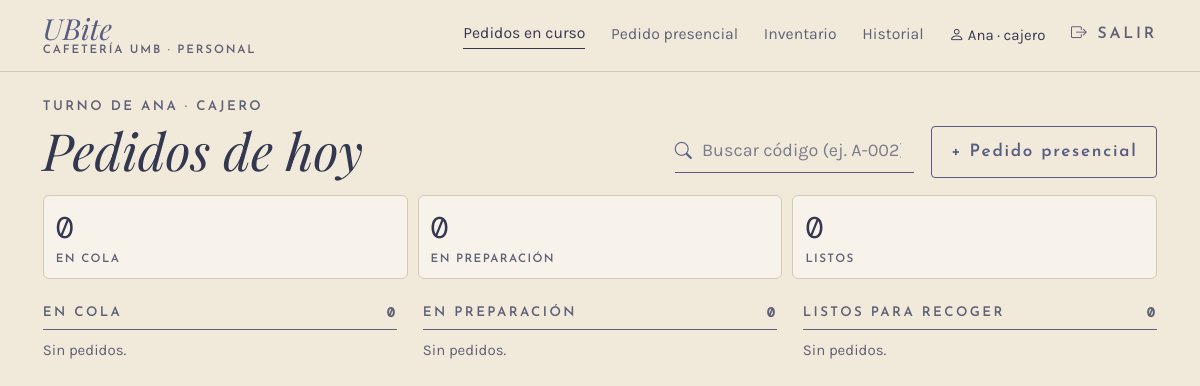
Screenshot of /caja/ (signed in) with the database file from the repository.
### app/models.py (models this page shows, shortened)
class Usuario(UserMixin, db.Model):
    __tablename__ = "usuario"
    __table_args__ = (
        db.CheckConstraint("rol IN ('cajero', 'administrador')", name="ck_usuario_rol"),
    )
    id_usuario = db.Column(db.Integer, primary_key=True, autoincrement=True)
    nombre = db.Column(db.Text, nullable=False)
    rol = db.Column(db.Text, nullable=False)
    username = db.Column(db.Text, nullable=False, unique=True)
    password_hash = db.Column(db.Text, nullable=False)
    activo = db.Column(db.Boolean, nullable=False, default=True)
    @property
    def is_active(self):
        return bool(self.activo)

### app/routes/caja.py (the view)
@bp.route("/")
@rol_requerido(*PERSONAL)
def cola():
    pedidos = servicios.cola_activa()
    columnas = {e: [p for p in pedidos if p.estado == e] for e in servicios.ACTIVOS}
    buscar = request.args.get("buscar", "").strip()
    encontrado = servicios.buscar_pedido(buscar) if buscar else None
    return render_template("caja/cola.html", columnas=columnas, buscar=buscar,
                           encontrado=encontrado)

### app/__init__.py (called while the page is built)
@login_manager.user_loader
def cargar_usuario(id_usuario):
    from .models import Usuario
    u = db.session.get(Usuario, int(id_usuario))
    return u if u is not None and u.activo else None

### app/database.py (called while the page is built)
@event.listens_for(Engine, "begin")
def _iniciar(conexion):
    conexion.exec_driver_sql("BEGIN IMMEDIATE" if _escritura.get() else "BEGIN")

### app/routes/__init__.py (called while the page is built)
def rol_requerido(*roles):
    def decorador(vista):
        @wraps(vista)
        @login_required
        def envoltura(*args, **kwargs):
            if current_user.rol not in roles:
                abort(403)
            return vista(*args, **kwargs)
        return envoltura
    return decorador

def datos_menu():
    if not current_user.is_authenticated:
        return {}
    from flask import request
    admin = current_user.rol == "administrador"
    seccion = request.endpoint
    if seccion and seccion.startswith("inventario."):
        seccion = "inventario.lista"
    elif seccion in ("admin.usuario", "admin.nuevo_usuario", "admin.editar_usuario", "admin.eliminar_usuario"):
        seccion = "admin.usuarios"
    return {"es_admin": admin, "seccion": seccion,
            "menu_personal": MENU_ADMIN if admin else MENU_CAJERO,
            "menu_inferior": INFERIOR_ADMIN if admin else INFERIOR_CAJERO}

### app/routes/cliente.py (called while the page is built)
@bp.app_context_processor
def datos_carrito():
    carrito = session.get("carrito", {})
    return {"unidades_carrito": sum(carrito.values())}

### app/servicios.py (called while the page is built)
def cola_activa():
    pagado = exists().where(Pago.id_pedido == Pedido.id_pedido, Pago.estado == "aprobado")
    return (Pedido.query.filter(Pedido.estado.in_(ACTIVOS))
            .order_by(case((pagado, 0), else_=1), Pedido.fecha_hora).all())

### app/templates/caja/cola.html (shortened to what this page needs)
{% extends "caja/_base.html" %}
{% set titulos = {"en_cola": "En cola", "en_preparacion": "En preparación", "listo": "Listos para recoger"} %}
{% set cortos = {"en_cola": "En cola", "en_preparacion": "En preparación", "listo": "Listos"} %}
{% block panel %}
<div class="d-flex flex-wrap justify-content-between align-items-end gap-3 mb-3">
  <div>
    <p class="etiqueta mb-1">Turno de {{ current_user.nombre.split(' ')[0] }} · {{ current_user.rol }}</p>
    <h1 class="titulo display-5 mb-0">Pedidos de hoy</h1>
  </div>
  <div class="d-flex flex-wrap gap-3 align-items-center">
    <form method="get" class="campo-icono buscador"><i class="bi bi-search"></i>
      <input class="form-control linea-campo" name="buscar" value="{{ buscar }}" placeholder="Buscar código (ej. A-002)">
    </form>
    <a class="btn btn-contorno d-none d-lg-inline-block" href="{{ url_for('caja.presencial') }}">+ Pedido presencial</a>
  </div>
</div>
<div class="resumen-estados mb-4">
  {% for estado, pedidos in columnas.items() %}
  <a href="#col-{{ estado }}" class="tarjeta"><span class="mono fs-3">{{ pedidos|length }}</span><span class="etiqueta">{{ cortos[estado] }}</span></a>
  {% endfor %}
</div>
<div class="row g-4">
  {% for estado, pedidos in columnas.items() %}
  <section class="col-lg-4 columna-cola" id="col-{{ estado }}">
    <h2 class="etiqueta"><span>{{ titulos[estado] }}</span><span class="mono">{{ pedidos|length }}</span></h2>
    {% for p in pedidos %}{{ tarjeta(p) }}{% else %}<p class="small suave">Sin pedidos.</p>{% endfor %}
  </section>
  {% endfor %}
</div>
{% endblock %}

### app/templates/caja/_base.html (shortened to what this page needs)
{% extends "base.html" %}
{% block clase_main %}{{ 'con-lateral' if es_admin }} container-xl py-4 con-barra-inferior{% endblock %}
{% block encabezado %}
<header class="barra {{ 'd-lg-none' if es_admin }}">
  <div class="container-xl d-flex justify-content-between align-items-center">
    <a class="marca {% if titulo_barra %}d-none d-lg-inline-block{% endif %}" href="{{ url_for(menu_personal[0][0]) }}">
      <span class="nombre">UBite</span><span class="sub">Cafetería UMB · Personal</span>
    </a>
    {% if not es_admin %}
    <nav class="nav-personal d-none d-lg-flex gap-4 align-items-center">
      {% for ruta, texto, _ in menu_personal %}
      <a href="{{ url_for(ruta) }}" class="{{ 'activo' if seccion == ruta }}">{{ texto }}</a>
      {% endfor %}
      <span class="small"><i class="bi bi-person"></i> {{ current_user.nombre.split(' ')[0] }} · {{ current_user.rol }}</span>
      <a href="{{ url_for('auth.salir') }}" class="etiqueta"><i class="bi bi-box-arrow-right"></i> Salir</a>
    </nav>
    {% endif %}
  </div>
</header>
{% endblock %}
{% block contenido %}
{% block panel %}{% endblock %}
{% endblock %}

### app/static/css/ubite.css (style rules this page uses)
:root { --papel: #F1E9DA; --papel-claro: #F8F3EA; --lavado: #E3DEDA; --linea: #D4C8B3; --tinta: #575D82; --tinta-oscura: #33374F; --tinta-suave: #5E6176; --alerta: #8A3B2E; --f-titulo: "Playfair Display", Georgia, serif; --f-etiqueta: "Josefin Sans", Arial, sans-serif; --f-texto: "Karla", Arial, sans-serif; --f-mono: "DM Mono", "Courier New", monospace; --bs-body-bg: var(--papel); --bs-body-color: var(--tinta-oscura); --bs-body-font-family: var(--f-texto); --bs-border-color: var(--linea); --bs-link-color-rgb: 51, 55, 79; --bs-link-hover-color-rgb: 87, 93, 130; }
html { background: var(--papel); font-size: clamp(16px, 0.55vw + 10.5px, 20px); }
body { min-height: 100vh; background: var(--papel); color: var(--tinta-oscura); font-family: var(--f-texto); }
.titulo { font-family: var(--f-titulo); font-style: italic; font-weight: 400; color: var(--tinta-oscura); line-height: 1.1; }
.etiqueta { font-family: var(--f-etiqueta); font-weight: 600; font-size: .78rem; letter-spacing: .18em; text-transform: uppercase; color: var(--tinta-suave); }
.mono { font-family: var(--f-mono); }
.suave { color: var(--tinta-suave); }
.barra { border-bottom: 1px solid var(--linea); padding: 14px 0; background: var(--papel); }
.marca { text-decoration: none; display: inline-block; line-height: 1; }
.marca .nombre { font-family: var(--f-titulo); font-style: italic; font-size: 1.7rem; color: var(--tinta); }
.marca .sub { display: block; margin-top: 2px; font-family: var(--f-etiqueta); font-weight: 600; font-size: .68rem; letter-spacing: .16em; text-transform: uppercase; color: var(--tinta-suave); }
.nav-personal a { font-size: .92rem; color: var(--tinta-suave); text-decoration: none; padding-bottom: 2px; }
.nav-personal a.activo, .nav-personal a:hover { color: var(--tinta-oscura); border-bottom: 1px solid var(--tinta-oscura); }
.btn { font-family: var(--f-etiqueta); font-weight: 600; letter-spacing: .1em; border-radius: 4px; padding: .7rem 1.1rem; }
.btn-contorno { background: transparent; border: 1px solid var(--tinta); color: var(--tinta); }
.form-control.linea-campo { background: transparent; border: 0; border-bottom: 1px solid var(--tinta); border-radius: 0; padding-left: 0; font-size: 1.05rem; color: var(--tinta-oscura); }
.campo-icono { display: flex; align-items: center; gap: 10px; border-bottom: 1px solid var(--tinta); }
.campo-icono i { color: var(--tinta); }
.campo-icono .linea-campo { border-bottom: 0; }
.form-control::placeholder { color: var(--tinta-suave); opacity: .8; }
.buscador { min-width: 14rem; }
.tarjeta { display: block; background: var(--papel-claro); border: 1px solid var(--linea); border-radius: 6px; padding: 16px 18px; }
.resumen-estados { display: grid; grid-template-columns: repeat(3, 1fr); gap: 10px; }
.resumen-estados .tarjeta { text-decoration: none; color: var(--tinta-oscura); display: flex; flex-direction: column; padding: 10px 12px; }
.resumen-estados .etiqueta { font-size: .68rem; letter-spacing: .12em; }
.columna-cola h2 { border-bottom: 1.5px solid var(--tinta-suave); padding-bottom: 8px; display: flex; justify-content: space-between; }

### rows the page displays
Usuario: nombre "Ana", rol "cajero", nombre "ANA", rol "CAJERO"

### other values shown
{{ texto }} "Pedidos en curso" "Pedido presencial" "Inventario" "Historial"
{{ pedidos|length }} "0" "0" "0"
{{ cortos[estado] }} "EN COLA" "EN PREPARACIÓN" "LISTOS"
{{ titulos[estado] }} "EN COLA" "EN PREPARACIÓN" "LISTOS PARA RECOGER"
